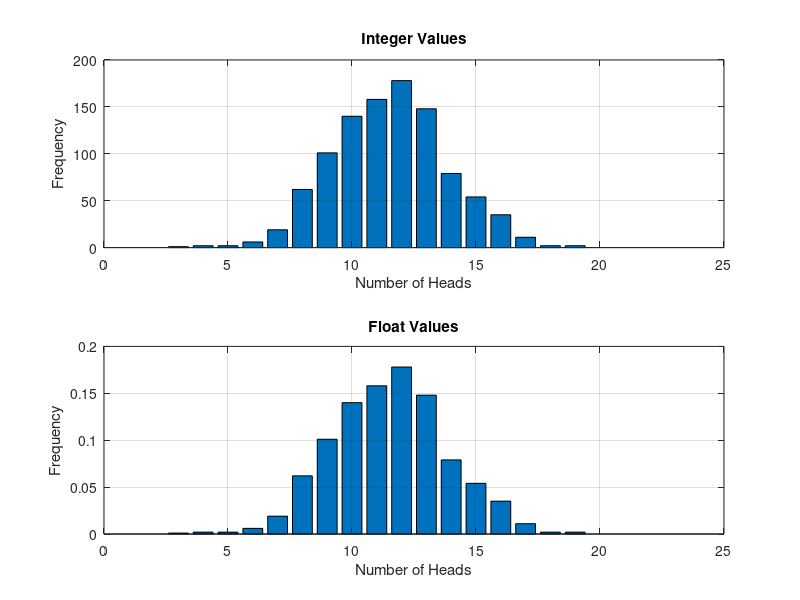

This figure's MATLAB source:
n_trials = 1000;
n_flips = 21;

values = zeros(1, n_flips);
valuesFloat = zeros(1, n_flips);

% Simulating coin flips
for i = 1:n_trials
    numberOfHeads = sum(randi([0,1], 1, n_flips)); % Vectorized operation
    values(numberOfHeads + 1) = values(numberOfHeads + 1) + 1; % Adjusting index since MATLAB arrays are 1-indexed
end

valuesFloat = values / n_trials; % Vectorized operation

% Plotting
figure;

% Integer Values
subplot(2,1,1);
bar(1:n_flips, values);
xlabel('Number of Heads');
ylabel('Frequency');
title('Integer Values');
grid on;

% Float Values
subplot(2,1,2);
bar(1:n_flips, valuesFloat);
xlabel('Number of Heads');
ylabel('Frequency');
title('Float Values');
grid on;
